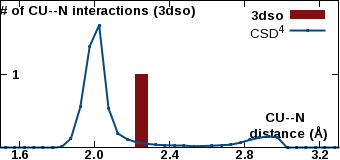

Write the gnuplot code that produced this figure.
set encoding iso_8859_1
set terminal pngcairo transparent enhanced size 340, 160 font "Arial Bold,10"
set output "/var/www/html/csgid/app/webroot/neighborhood_temp/3dso/CU--N.png"
set lmargin at screen 0.00
set bmargin at screen 0.08
set rmargin at screen 0.995
set tmargin at screen 1.00
set xrange [1.5:3.3]
set format x "%3.1f"
set xtics 1.6,0.4,3.2
set xtics offset 0,graph 0.065
set yrange [0:17216.4]
unset ytics
set y2range [0:2]
set y2tics 1,1,1
set y2tics offset -49,graph 0.00
set y2tics mirror
set view 80,45
set key top right
set boxwidth 0.06
set style fill solid 1.0
set xlabel "CU--N \n distance (\305)" offset 17,4.4
set y2label "# of CU--N interactions (3dso)" offset -40,4 rotate by 0
plot "-" using ($1+0.05):2 with boxes lc rgb "#801010" axis x1y2 title "3dso", \
     "/var/www/html/csgid/app/webroot/neighborhood_temp/csd_metal_distances/CU--N.csv" using ($1+0.025):2 with linespoints linewidth 2 pointtype 7 pointsize 0.2 lc rgb "#074a7e" title "CSD^{4}" axis x1y1
2.2	1
e
